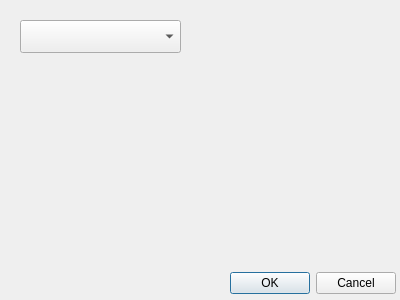
<?xml version="1.0" encoding="UTF-8"?>
<ui version="4.0">
 <class>DialogCommunicationSettings</class>
 <widget class="QDialog" name="DialogCommunicationSettings">
  <property name="geometry">
   <rect>
    <x>0</x>
    <y>0</y>
    <width>400</width>
    <height>300</height>
   </rect>
  </property>
  <property name="windowTitle">
   <string>Communicaton Settings</string>
  </property>
  <widget class="QDialogButtonBox" name="buttonBox">
   <property name="geometry">
    <rect>
     <x>220</x>
     <y>270</y>
     <width>176</width>
     <height>27</height>
    </rect>
   </property>
   <property name="orientation">
    <enum>Qt::Horizontal</enum>
   </property>
   <property name="standardButtons">
    <set>QDialogButtonBox::Cancel|QDialogButtonBox::Ok</set>
   </property>
  </widget>
  <widget class="QComboBox" name="comboBox">
   <property name="geometry">
    <rect>
     <x>20</x>
     <y>20</y>
     <width>161</width>
     <height>33</height>
    </rect>
   </property>
   <property name="sizePolicy">
    <sizepolicy hsizetype="Fixed" vsizetype="Fixed">
     <horstretch>0</horstretch>
     <verstretch>0</verstretch>
    </sizepolicy>
   </property>
  </widget>
 </widget>
 <resources/>
 <connections>
  <connection>
   <sender>buttonBox</sender>
   <signal>accepted()</signal>
   <receiver>DialogCommunicationSettings</receiver>
   <slot>accept()</slot>
   <hints>
    <hint type="sourcelabel">
     <x>248</x>
     <y>254</y>
    </hint>
    <hint type="destinationlabel">
     <x>157</x>
     <y>274</y>
    </hint>
   </hints>
  </connection>
  <connection>
   <sender>buttonBox</sender>
   <signal>rejected()</signal>
   <receiver>DialogCommunicationSettings</receiver>
   <slot>reject()</slot>
   <hints>
    <hint type="sourcelabel">
     <x>316</x>
     <y>260</y>
    </hint>
    <hint type="destinationlabel">
     <x>286</x>
     <y>274</y>
    </hint>
   </hints>
  </connection>
 </connections>
</ui>
